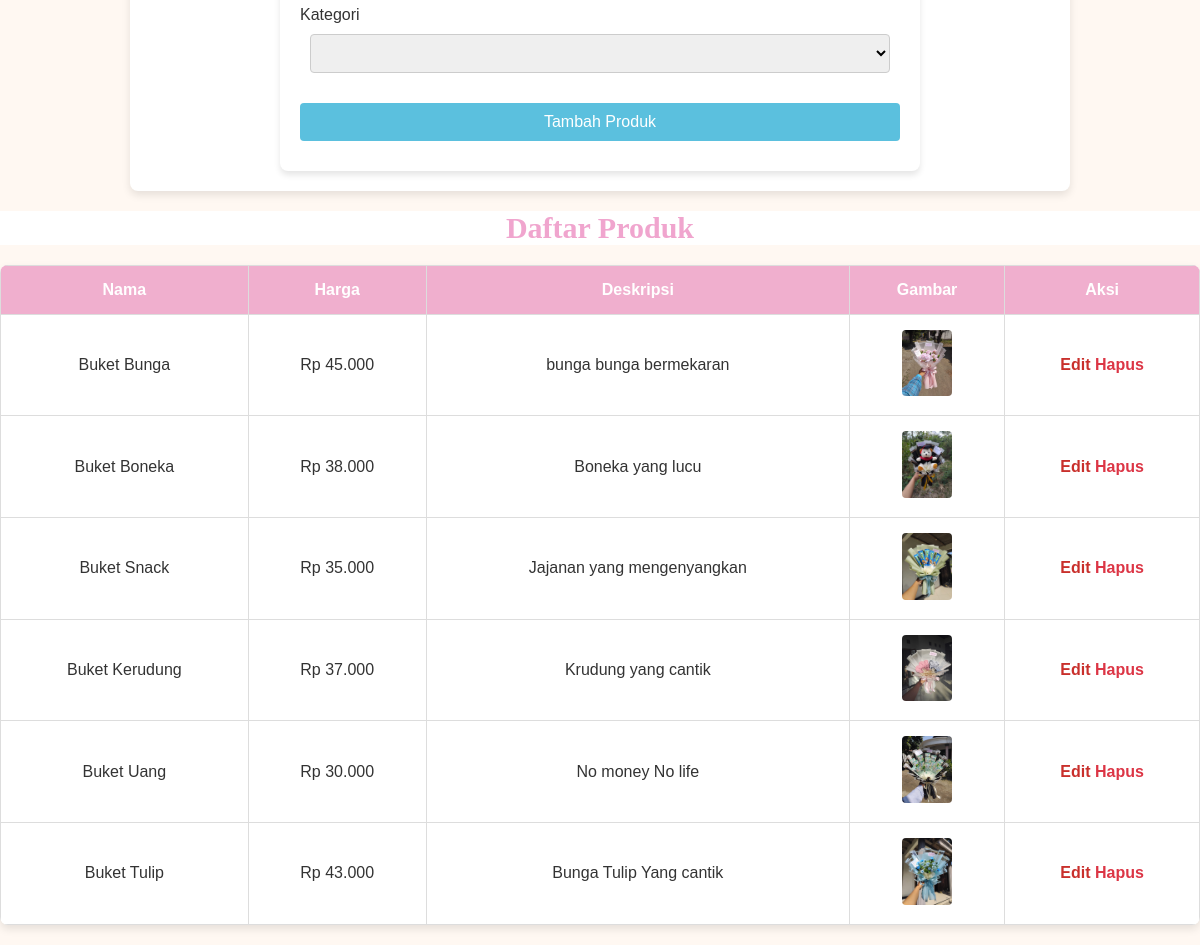
Before: /admin.php (signed in, lower part) with the older database file.
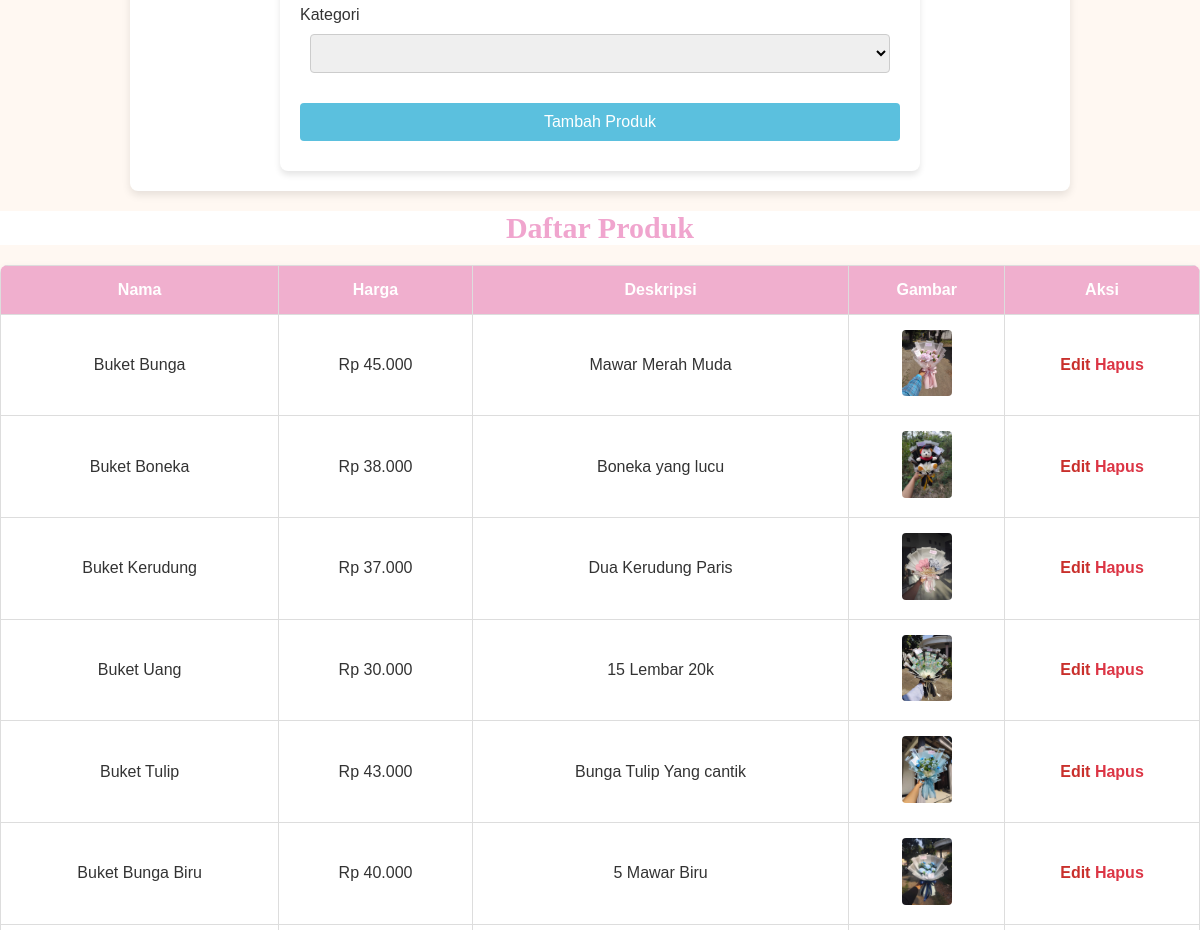
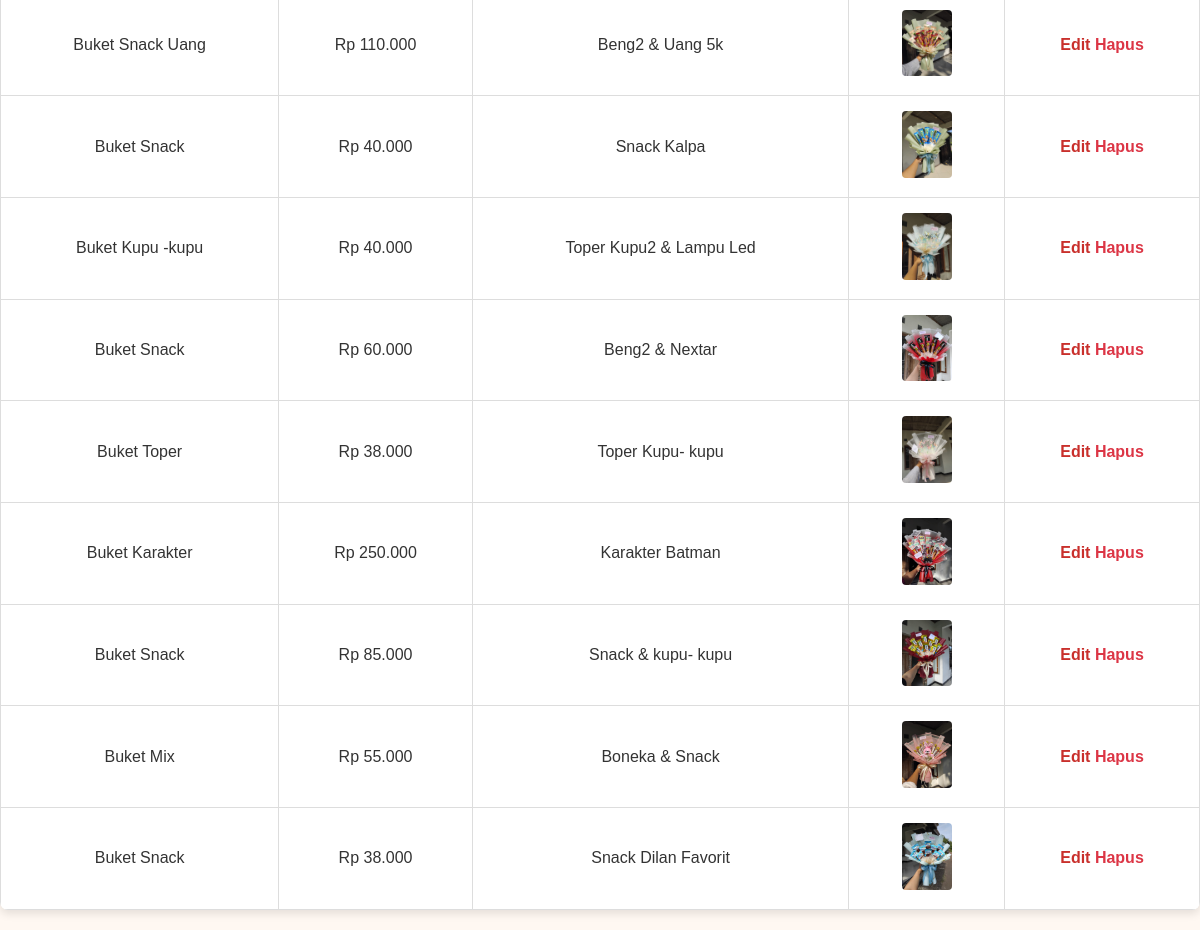
After: the same page with the newer database file (2 pictures, top to bottom).
### tables this page shows
CREATE TABLE `produk` (
  `id` int(11) NOT NULL,
  `category_id` int(11) NOT NULL,
  `name` varchar(100) NOT NULL,
  `price` decimal(10,2) NOT NULL,
  `description` text DEFAULT NULL,
  `created_at` timestamp NOT NULL DEFAULT current_timestamp(),
  `image` varchar(255) NOT NULL
);

### admin.php (the view, shortened to what this page needs)
<?php
include 'koneksi.php';
?>
<!DOCTYPE html>
<html lang="en">
<link rel="stylesheet" href="style.css">
</head>
<div class="admin-content">
    <form method="POST" enctype="multipart/form-data" class="admin-form">
        <label for="category">Kategori</label>
        <select id="category" name="category_id" required>
            <?php
        $categories = mysqli_query($conn, "SELECT * FROM categories");
        if (mysqli_num_rows($categories) > 0) {
            while ($cat = mysqli_fetch_assoc($categories)) {
                echo "<option value='{$cat['id']}'>{$cat['nama_kategori']}</option>";
            }
        } else {
            echo "<option value=''>Tidak ada kategori tersedia</option>";
        }
        ?>
        </select>
        <button <button type="submit" name="add_product">Tambah Produk</button>
    </form>
</div>
<div class="tabel">
    <h2>Daftar Produk</h2>
    <table>
        <tr>
            <th>Nama</th>
            <th>Harga</th>
            <th>Deskripsi</th>
            <th>Gambar</th>
            <th>Aksi</th>
        </tr>
        <?php
        $products = mysqli_query($conn, "SELECT * FROM produk");
            while ($row = mysqli_fetch_assoc($products)) {
        echo "<tr>
                <td>{$row['name']}</td>
                <td>Rp " . number_format($row['price'], 0, ',', '.') . "</td>
                <td>{$row['description']}</td>
                <td><img src='foto/{$row['image']}' width='50'></td>
                <td>
                    <a href='edit_product.php?id={$row['id']}' class='edit-button'>Edit</a>
                    <a href='?delete_id={$row['id']}' class='delete-button' onclick='return confirm(\"Apakah Anda yakin ingin menghapus produk ini?\")'>Hapus</a>
                </td>
            </tr>";
            }
            ?>
    </table>
</div>
</body>
</html>

Changed rows visible on the page:
removed produk: name "Buket Snack", price "35.000", description "Jajanan yang mengenyangkan", image (picture)
changed produk "Buket Bunga": description "bunga bunga bermekaran" → "Mawar Merah Muda"
changed produk "Buket Kerudung": description "Krudung yang cantik" → "Dua Kerudung Paris"
changed produk "Buket Uang": description "No money No life" → "15 Lembar 20k"
added produk: name "Buket Bunga Biru", price "40.000", description "5 Mawar Biru", image (picture)
added produk: name "Buket Snack Uang", price "110.000", description "Beng2 & Uang 5k", image (picture)
added produk: name "Buket Snack", price "40.000", description "Snack Kalpa", image (picture)
added produk: name "Buket Kupu -kupu", price "40.000", description "Toper Kupu2 & Lampu Led", image (picture)
added produk: name "Buket Snack", price "60.000", description "Beng2 & Nextar", image (picture)
added produk: name "Buket Toper", price "38.000", description "Toper Kupu- kupu", image (picture)
added produk: name "Buket Karakter", price "250.000", description "Karakter Batman", image (picture)
added produk: name "Buket Snack", price "85.000", description "Snack & kupu- kupu", image (picture)
added produk: name "Buket Mix", price "55.000", description "Boneka & Snack", image (picture)
added produk: name "Buket Snack", price "38.000", description "Snack Dilan Favorit", image (picture)
